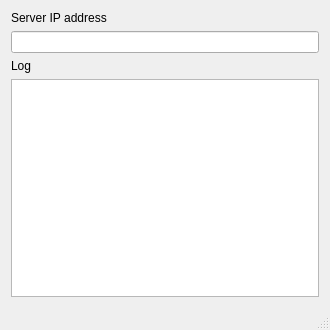
<?xml version="1.0" encoding="UTF-8"?>
<ui version="4.0">
 <class>MainWindow</class>
 <widget class="QMainWindow" name="MainWindow">
  <property name="geometry">
   <rect>
    <x>0</x>
    <y>0</y>
    <width>330</width>
    <height>330</height>
   </rect>
  </property>
  <property name="windowTitle">
   <string>Server</string>
  </property>
  <property name="toolButtonStyle">
   <enum>Qt::ToolButtonTextOnly</enum>
  </property>
  <widget class="QWidget" name="centralWidget">
   <layout class="QVBoxLayout" name="verticalLayout">
    <item>
     <widget class="QLabel" name="label">
      <property name="text">
       <string>Server IP address</string>
      </property>
     </widget>
    </item>
    <item>
     <widget class="QLineEdit" name="serverIp">
      <property name="readOnly">
       <bool>true</bool>
      </property>
     </widget>
    </item>
    <item>
     <widget class="QLabel" name="label_2">
      <property name="text">
       <string>Log</string>
      </property>
     </widget>
    </item>
    <item>
     <widget class="QTextEdit" name="log">
      <property name="readOnly">
       <bool>true</bool>
      </property>
     </widget>
    </item>
   </layout>
  </widget>
  <widget class="QStatusBar" name="statusBar"/>
 </widget>
 <layoutdefault spacing="6" margin="11"/>
 <resources/>
 <connections/>
</ui>
